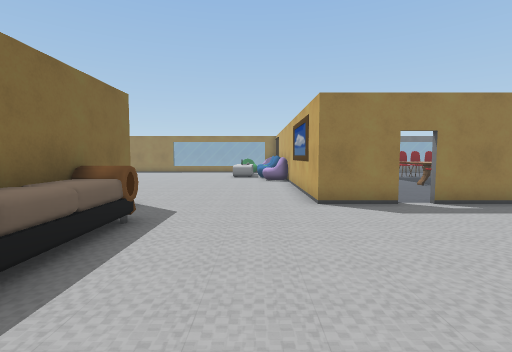
view 1 (above)

24 first-person views from a walk through a 3-D level made in the Unity game engine. The camera is 1.3 m above the floor, tilts 4° down and sees 85° across. The floor is counted in squares, 1 m on a side. Each view is taken from the middle of a square. On the plan, view 1 faces up. The plan holds only what a view shows up to about 13 squares ahead; the rest is blank. The place goes on beyond the plan. The player character is not drawn. Some animated figures are not drawn. Some surface patterns are stand-ins.

view 2
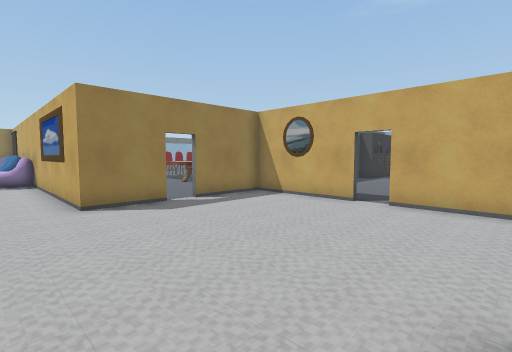

view 3
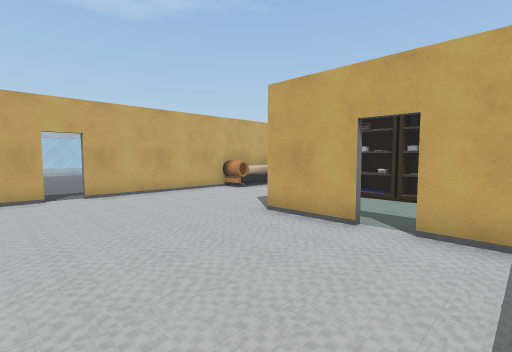

view 4
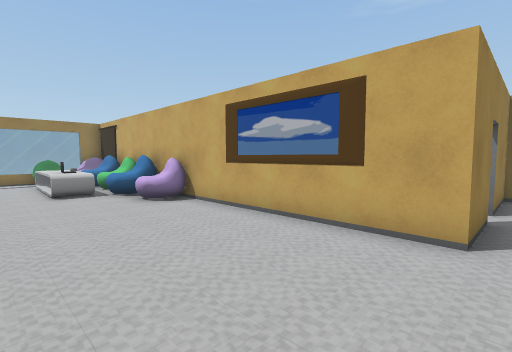

view 5
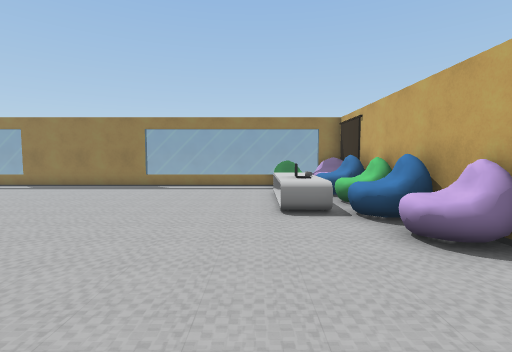

view 6
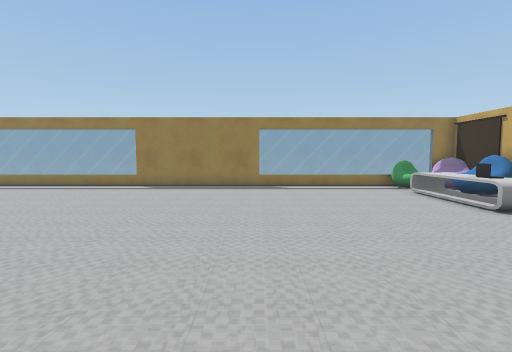

view 7
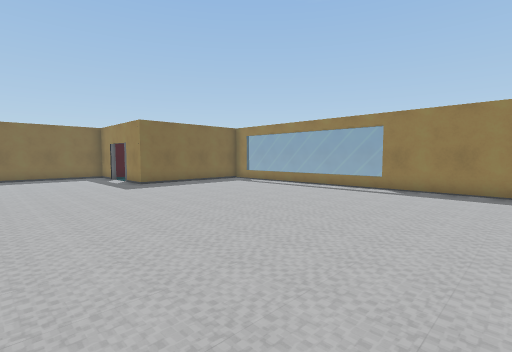

view 8
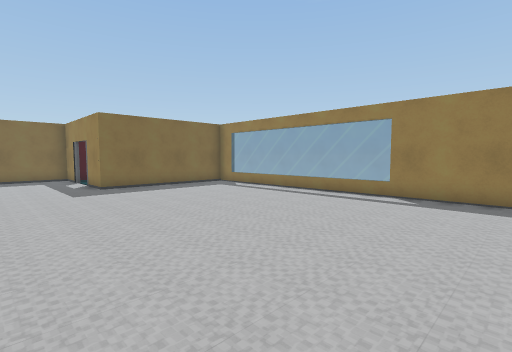

view 9
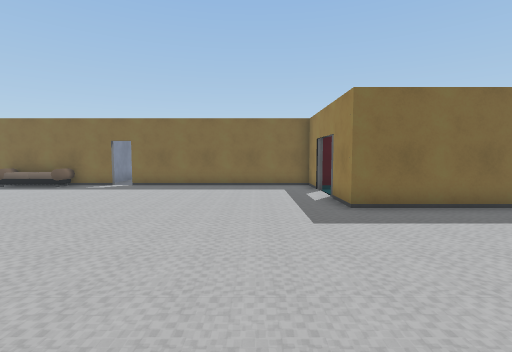

view 10
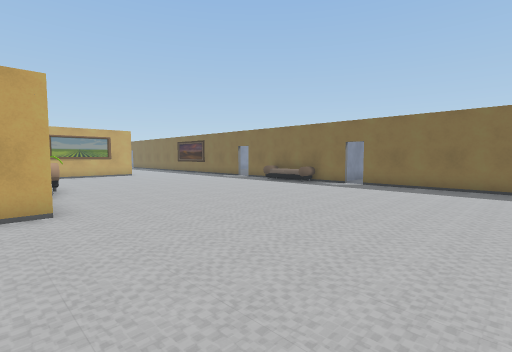

view 11
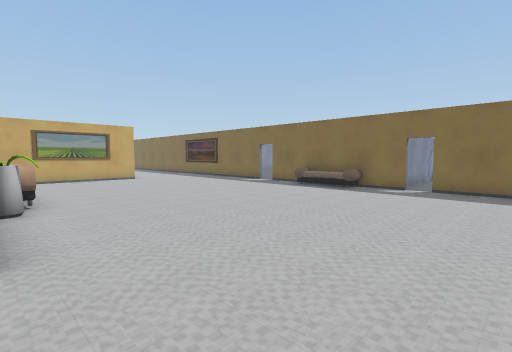

view 12
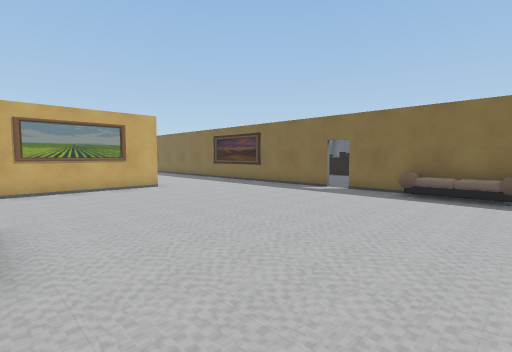

view 13
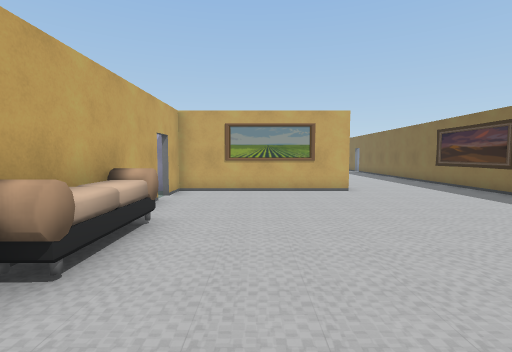

view 14
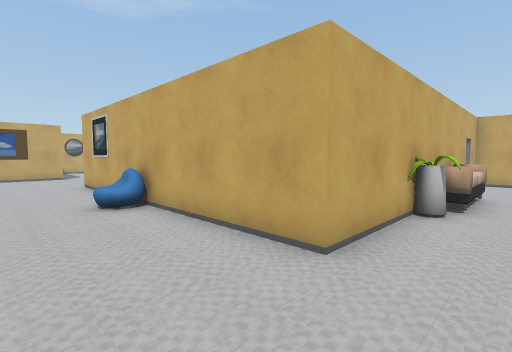

view 15
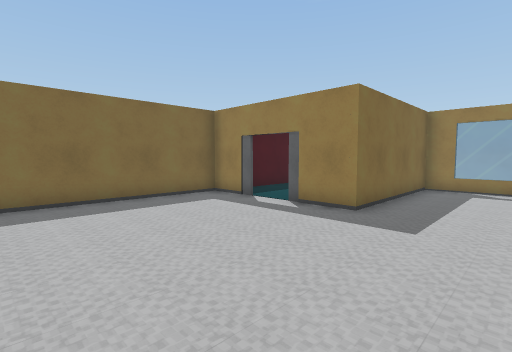

view 16
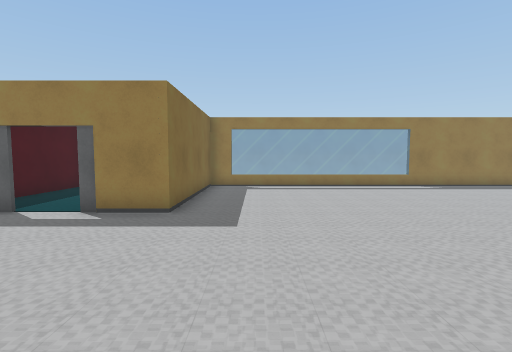

view 17
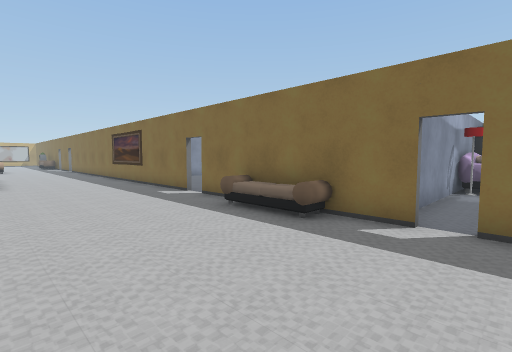

view 18
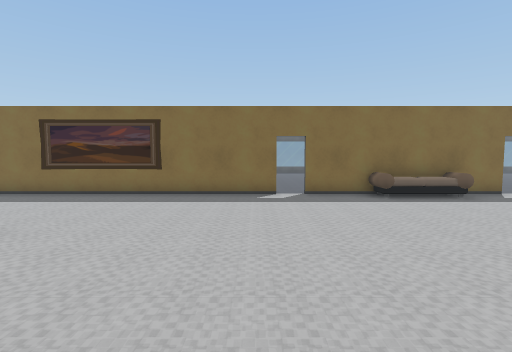

view 19
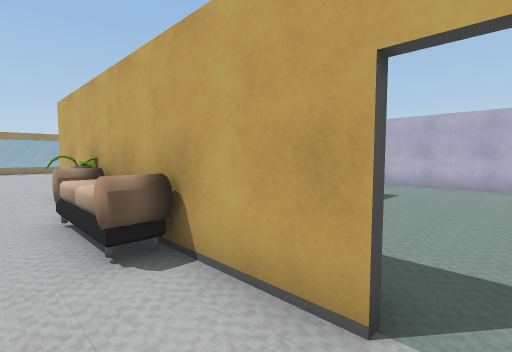

view 20
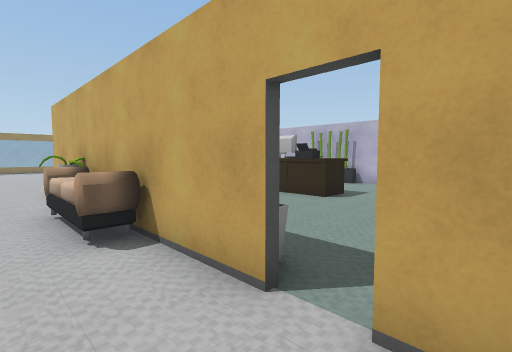

view 21
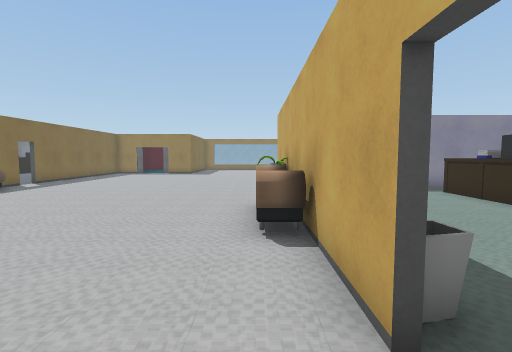

view 22
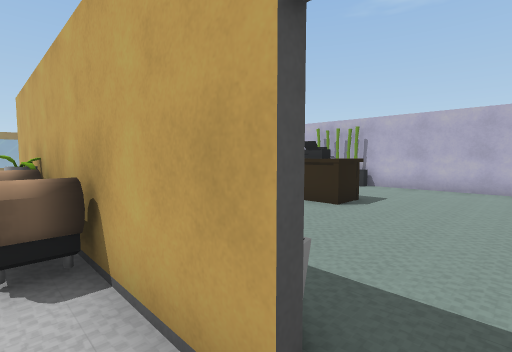

view 23
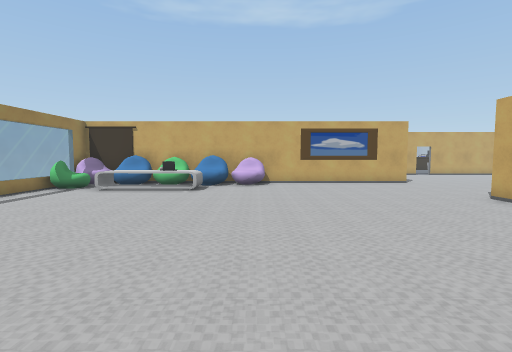

view 24
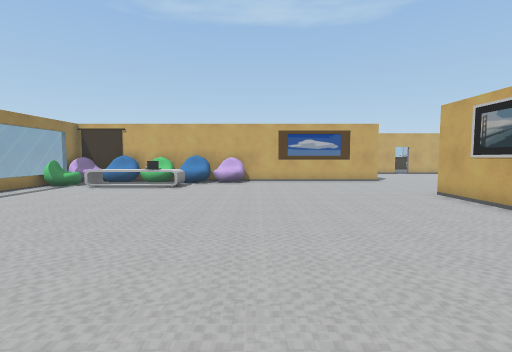

### Floor plan
Key: @ floor where view 1 was taken; # wall or solid block; x gap in a wall; . floor; = window, fence, low wall or low ledge; ^ raised ledge; O other object.
Columns run from 39 left of view 1 to 8 right of it. Each row starts with its distance up from view 1.
 24                   #========######=======##
 23             #     #...................OOO#
 22             #.    #...................OOOO
 21             #..   #...................OOO#
 20             #..   #...................OOO#
 19             #...  #...................OOO#
 18             #.... #...................OOO#
 17             ###.###....................OO#
 16             #...........................O#
 15             #...........................O#
 14             #............................#
 13             #............................#    .^
 12             #............................#   .O
 11             #............................#   ..
 10            .#............................#  ..
  9 OOOOOOO..................................#  ..
  8  O####O######...........######O#####.....# xx###
  7             #O..........#          #...........#
  6             #O..........#    .OO   #O..........#
  5             #O..........#    .OO   #O..........#
  4             #O..........#   ..O    #O..........#
  3             #..........O#  ...O    #O...........
  2          ...#..........O#  ...OO ..# ..........
  1          ..............O#  ...OO...# ..........#
  0            .#...........# .........####@##.....#
 -1            .#...........#..........#   ..  ....#
 -2             #...........OO.........#   ..  ....
 -3             #...................       ...  ..O#
 -4             #...........#              OOO   .O#
 -5             #.....########              ##    O
 -6             #.....                            O
 -7             #.....

Where each view was taken, in squares from view 1:
view 1: 0 up, 0 right, facing up
view 2: 0 up, 0 right, facing up-right
view 3: 5 up, 2 left, facing down-right
view 4: 7 up, 3 left, facing up-right
view 5: 11 up, 2 left, facing up
view 6: 11 up, 7 left, facing up
view 7: 12 up, 8 left, facing up-left
view 8: 14 up, 9 left, facing up-left
view 9: 15 up, 14 left, facing left
view 10: 15 up, 14 left, facing down-left
view 11: 12 up, 15 left, facing down-left
view 12: 7 up, 16 left, facing down-left
view 13: 6 up, 18 left, facing down
view 14: 11 up, 17 left, facing down-right
view 15: 11 up, 18 left, facing up-left
view 16: 11 up, 19 left, facing up
view 17: 10 up, 21 left, facing down-left
view 18: 0 up, 17 left, facing left
view 19: 3 down, 17 left, facing up-right
view 20: 4 down, 17 left, facing up-right
view 21: 4 down, 16 left, facing up
view 22: 3 down, 16 left, facing up-right
view 23: 15 up, 12 left, facing right
view 24: 14 up, 13 left, facing right
